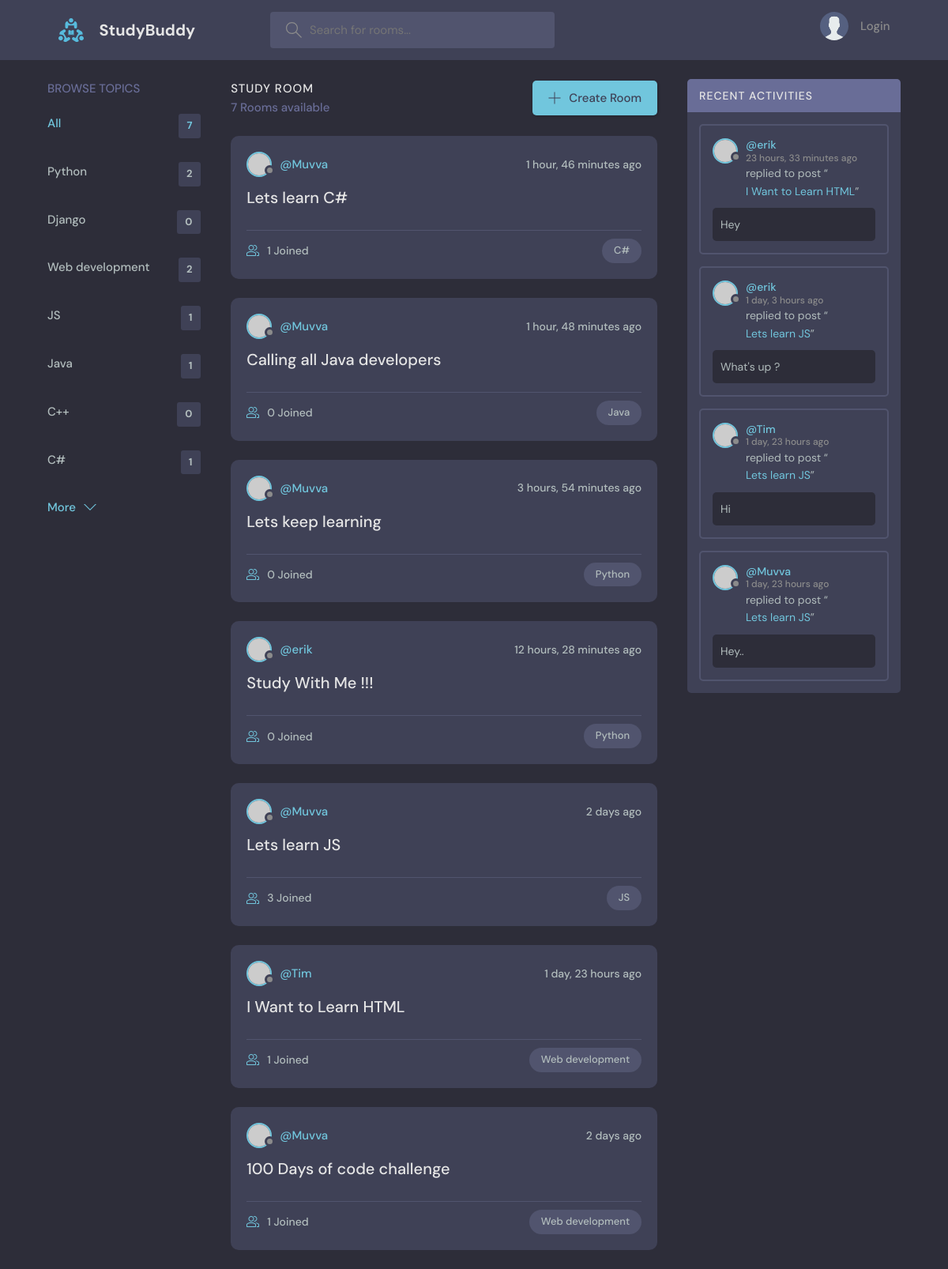
The page / on the database its author committed.
### base/models.py (models this page shows, shortened)
class Topic(models.Model):
    name = models.CharField(max_length=200)

class Room(models.Model):
    host = models.ForeignKey(User,on_delete=models.SET_NULL, null=True)
    topic = models.ForeignKey(Topic,on_delete=models.SET_NULL, null=True)
    name = models.CharField(max_length=200)
    description = models.TextField(null=True, blank=True)
    participants = models.ManyToManyField(User, related_name='participants', blank=True) # ManyToManyField --> Many users can join a room
    updated = models.DateTimeField(auto_now=True) #auto_now --> Time stamp at every time we add
    created = models.DateTimeField(auto_now_add=True) #auto_now_add --> Time stamp at the time of creation only
    class Meta:
        ordering = ['-updated', '-created']
    def __str__(self):
        return self.name

class Message(models.Model):
    user = models.ForeignKey(User, on_delete=models.CASCADE)
    room = models.ForeignKey(Room,on_delete=models.CASCADE) # SET_NULL --> If parent is deleted, then it will be set as Null, Cascade --> Delete
    body = models.TextField()
    updated = models.DateTimeField(auto_now=True) #auto_now --> Time stamp at every time we add
    created = models.DateTimeField(auto_now_add=True) #auto_now_add --> Time stamp at the time of creation only
    class Meta:
        ordering = ['-updated', '-created']

### base/views.py (the view)
# urls.py: path('', views.home, name='home'),
def home(request):
    q = request.GET.get('q') if request.GET.get('q') != None else ''
    rooms = Room.objects.filter(
        Q(topic__name__icontains=q) |
        Q(name__icontains=q) |
        Q(description__icontains=q)
    )
    topics = Topic.objects.all()
    room_count = rooms.count()
    room_messages = Message.objects.filter(Q(room__topic__name__icontains=q))
    context = {'rooms':rooms, 'topics': topics, 'room_count':room_count, 'room_messages':room_messages}
    return render(request, 'base/home.html', context)

### base/templates/base/home.html (shortened to what this page needs)
{% extends "main.html" %}
{% block content %}
    <main class="layout layout--3">
      <div class="container">
         {% include 'base/topics_component.html' %}
        <div class="roomList">
          <div class="roomList__header">
            <div>
              <h2>Study Room</h2>
              <p>{{room_count}} Rooms available</p>
            </div>
            <a class="btn btn--main" href="{% url 'create-room' %}">
              <svg version="1.1" xmlns="http://www.w3.org/2000/svg" width="32" height="32" viewBox="0 0 32 32">
                <title>add</title>
                <path
                  d="M16.943 0.943h-1.885v14.115h-14.115v1.885h14.115v14.115h1.885v-14.115h14.115v-1.885h-14.115v-14.115z"
                ></path>
              </svg>
              Create Room
            </a>
          </div>
        {% include 'base/feed_component.html' %}
        </div>
         {% include 'base/activity_component.html' %}
      </div>
    </main>
{% endblock %}

### base/templates/base/topics_component.html
<div class="topics">
          <div class="topics__header">
            <h2>Browse Topics</h2>
          </div>
          <ul class="topics__list">
            <li>
              <a href="{% url 'home' %}" class="active">All <span>{{topics.count}}</span></a>
            </li>
            {% for topic in topics %}
            <li>
              <a href="{% url 'home' %}?q={{topic.name}}">{{topic.name}}<span>{{topic.room_set.all.count}}</span></a>
            </li>
            {% endfor %}
          </ul>
          <a class="btn btn--link" href="topics.html">
            More
            <svg version="1.1" xmlns="http://www.w3.org/2000/svg" width="32" height="32" viewBox="0 0 32 32">
              <title>chevron-down</title>
              <path d="M16 21l-13-13h-3l16 16 16-16h-3l-13 13z"></path>
            </svg>
          </a>
        </div>

### base/templates/base/feed_component.html (shortened to what this page needs)
{% for room in rooms %}
<div class="roomListRoom">
            <div class="roomListRoom__header">
              <a href="{% url 'user-profile' room.host.id %}" class="roomListRoom__author">
                <div class="avatar avatar--small">
                  <img src="https://randomuser.me/api/portraits/women/11.jpg" />
                </div>
                <span>@{{room.host.username}}</span>
              </a>
              <div class="roomListRoom__actions">
                <span> {{room.created|timesince}} ago</span>
              </div>
            </div>
            <div class="roomListRoom__content">
              <a href="{% url 'room' room.id %}">{{room.name}}</a>
            </div>
            <div class="roomListRoom__meta">
              <a href="{% url 'room' room.id %}" class="roomListRoom__joined">
                {{room.participants.all.count}} Joined
              </a>
              <p class="roomListRoom__topic">{{room.topic.name}}</p>
            </div>
          </div>
{% endfor %}

### base/templates/base/activity_component.html (shortened to what this page needs)
<div class="activities">
          <div class="activities__header">
            <h2>Recent Activities</h2>
          </div>
          {% for message in room_messages %}
          <div class="activities__box">
            <div class="activities__boxHeader roomListRoom__header">
              <a href="{% url 'user-profile' message.user.id %}" class="roomListRoom__author">
                <div class="avatar avatar--small">
                  <img src="https://randomuser.me/api/portraits/women/11.jpg" />
                </div>
                <p>
                  @{{message.user}}
                  <span>{{message.created|timesince}} ago</span>
                </p>
              </a>
            </div>
            <div class="activities__boxContent">
              <p>replied to post “<a href="{% url 'room' message.room.id %}">{{message.room}}</a>”</p>
              <div class="activities__boxRoomContent">
                {{message.body}}
              </div>
            </div>
          </div>
          {% endfor %}
        </div>

### rows shown on the page
Topic: name "Python", room_set.all.count "2"
Topic: name "Django", room_set.all.count "0"
Topic: name "Web development", room_set.all.count "2"
Topic: name "JS", room_set.all.count "1"
Topic: name "Java", room_set.all.count "1"
Topic: name "C++", room_set.all.count "0"
Topic: name "C#", room_set.all.count "1"
Room: host.username "Muvva", created "1 hour, 46 minutes", name "Lets learn C#", participants.all.count "1", topic.name "C#"
Room: host.username "Muvva", created "1 hour, 48 minutes", name "Calling all Java developers", participants.all.count "0", topic.name "Java"
Room: host.username "Muvva", created "3 hours, 54 minutes", name "Lets keep learning", participants.all.count "0", topic.name "Python"
Room: host.username "erik", created "12 hours, 28 minutes", name "Study With Me !!!", participants.all.count "0", topic.name "Python"
Room: host.username "Muvva", created "2 days", name "Lets learn JS", participants.all.count "3", topic.name "JS"
Room: host.username "Tim", created "1 day, 23 hours", name "I Want to Learn HTML", participants.all.count "1", topic.name "Web development"
Room: host.username "Muvva", created "2 days", name "100 Days of code challenge", participants.all.count "1", topic.name "Web development"
Message: user "erik", created "23 hours, 33 minutes", room "I Want to Learn HTML", body "Hey"
Message: user "erik", created "1 day, 3 hours", room "Lets learn JS", body "What's up ?"
Message: user "Tim", created "1 day, 23 hours", room "Lets learn JS", body "Hi"
Message: user "Muvva", created "1 day, 23 hours", room "Lets learn JS", body "Hey.."

### other values the page prints
{{ topics.count }} "7"
{{ room_count }} "7"
